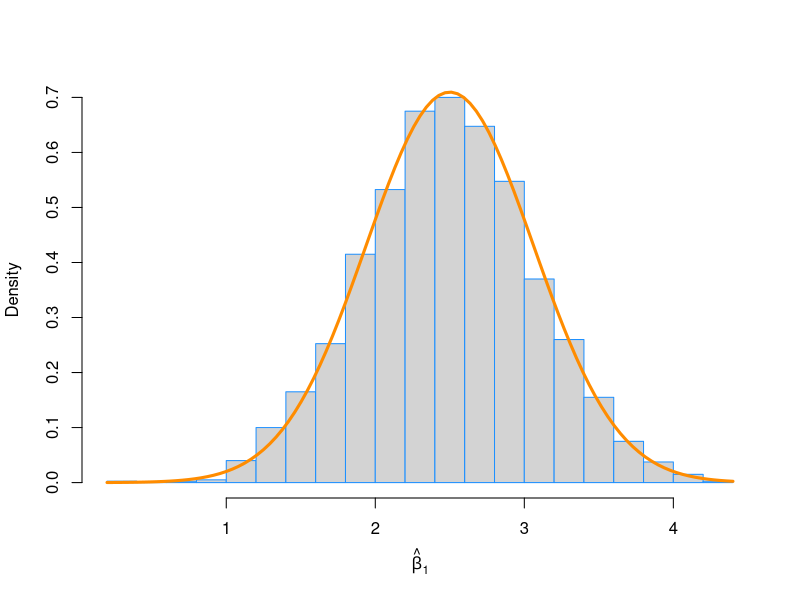

Reproduce this figure in R.
#Homework 4, Question 5

set.seed(1337)
n = 20
p = 5
beta_0 = 1
beta_1 = 2.5
beta_2 = 0
beta_3 = 4
beta_4 = 1
sigma = 4


x0 = rep(1, 20)
x1 = runif(20, min = 0, max = 5)
x2 = runif(20, min = 0, max = 10)
x3 = rnorm(n = 20, mean = 0, sd = 1)
x4 = rnorm(n = 20, mean = 0, sd = 2)
(X = cbind(x0, x1, x2, x3, x4))
C = solve(t(X) %*% X)
y = rep(0, 20)
sim_data = data.frame(x1, x2, x3, x4, y)

C

#report out the diagnal of C
diag(C)

#report out sim_data row 10
sim_data[10, ]


num_sims = 2000
beta_hat_1 = rep(0, 1)
beta_hat_0_pval = rep(0, 1)
beta_hat_1_pval = rep(0, 1)
beta_hat_2_pval = rep(0, 1)
beta_hat_3_pval = rep(0, 1)
beta_hat_4_pval = rep(0, 1)



for(i in 1:num_sims) {
  eps = rnorm(n, mean = 0 , sd = sigma)
  sim_data$y = beta_0 * x0 + beta_1 * x1 + beta_2 * x2 + beta_3 * x3 + beta_4 * x4 + eps
  fit = lm(y ~ x1 + x2 + x3 + x4, data = sim_data)
  beta_hat_1[i]    = coef(fit)[2]
  beta_hat_0_pval[i]      = summary(fit)$coefficients[1, "Pr(>|t|)"]
  beta_hat_1_pval[i]      = summary(fit)$coefficients[2, "Pr(>|t|)"]
  beta_hat_2_pval[i]      = summary(fit)$coefficients[3, "Pr(>|t|)"]
  beta_hat_3_pval[i]      = summary(fit)$coefficients[4, "Pr(>|t|)"]
  beta_hat_4_pval[i]      = summary(fit)$coefficients[5, "Pr(>|t|)"]
}

sigma ^ 2 * C[1 + 1, 1 + 1]

#e
mean(beta_hat_1)
mean(beta_1)

var(beta_hat_1)
(var_beta_1 = (sigma ^ 2) * C[1 + 1, 1 + 1])


hist(beta_hat_1, prob = TRUE, breaks = 20,
     xlab = expression(hat(beta)[1]), main = "", border = "dodgerblue")

curve(dnorm(x, mean = beta_1, sd = sqrt(sigma ^ 2 * C[1 + 1, 1 + 1])),
      col = "darkorange", add = TRUE, lwd = 3)

mean(beta_hat_1_pval < .05) #most are less than .05, so reject Ho, since there is a relationship
mean(beta_hat_1_pval < .05)
mean(beta_hat_2_pval < .05) #few are greater than .05, so we would accept Ho, and given B2 = 0 this makes sense
mean(beta_hat_3_pval < .05)
mean(beta_hat_4_pval < .05)


#f - what proportion of the p-values for beta_3_pval are less and .05, is this what you would expect?

mean(beta_hat_3_pval < .05)

#This is not what I expected, this would imply that I should accept Ho meaning that beta_3 does not play a signficant roll

#There is a significant relationship between between b3 and the response for given values of the x values, so we would reject Ho, meaning
#there is a significant relationship, so this is what I would expect

#g

mean(beta_hat_2_pval < .05)

#This is what I would expect given we know that there is a 



head(sim_data, 10)
eps = rnorm(n, mean = 0, sd = sigma)
y = beta_0 + beta_1 * x1 + beta_2 * x2 + eps
C[1+2, 1+2] * sigma
